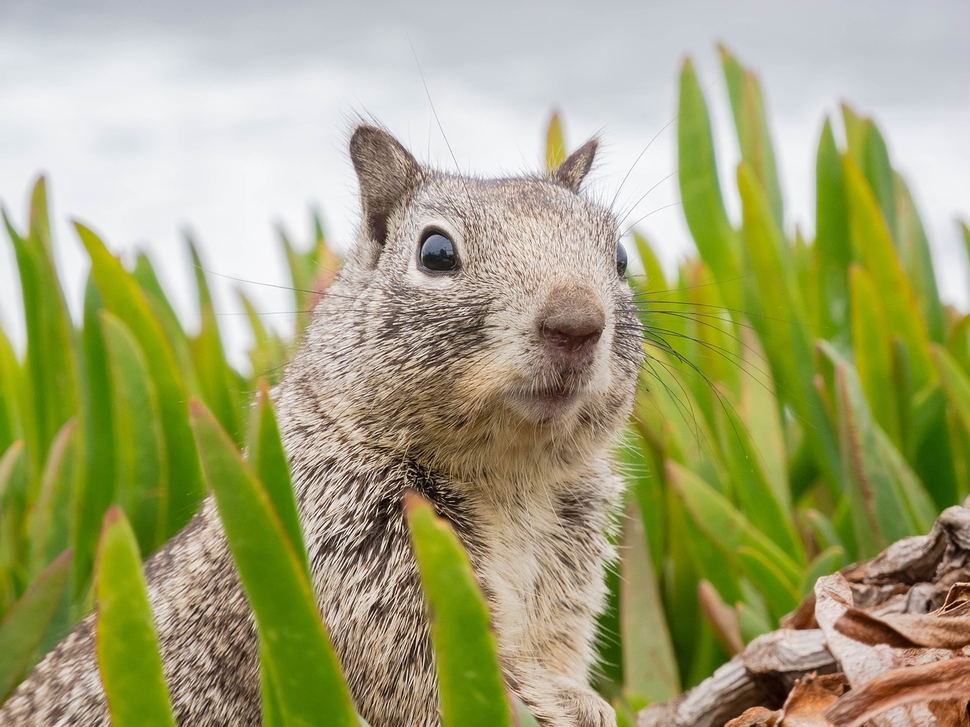
#> input picture LV6-20260427/example.png, 970 x 727 px, shrunk from 1280 x 960 before the run
$ python zad5.py
#> lines starting #> are read from the running program, lines starting #| are printed output that depends on the picture
import numpy as np
import matplotlib.pyplot as plt
import matplotlib.image as mpimg
from sklearn.cluster import KMeans

# 1. Učitavanje slike u boji
try:
    img = mpimg.imread('example.png')
#> img is the input picture: shape (727, 970, 3) float32; mean R, G, B 0.643, 0.645, 0.463
except FileNotFoundError:
    print("Greška: Datoteka 'example.png' nije pronađena!")

    exit()

# Neki formati učitavaju sliku kao float (0-1), a neki kao int (0-255)

if img.max() > 1.0:
    img = img / 255.0

# 2. Transformacija slike u niz piksela
# Slika je (visina, širina, 3), pretvaramo u (broj_piksela, 3)
w, h, d = img.shape
#> w = 727; h = 970; d = 3
X = img.reshape((w * h, d))

# 3. Primjena K-means algoritma
# n_clusters definira koliko će unikatnih boja slika imati na kraju
n_colors = 8
kmeans = KMeans(n_clusters=n_colors, n_init='auto', random_state=42)
labels = kmeans.fit_predict(X)
centers = kmeans.cluster_centers_

# 4. Rekonstrukcija kvantizirane slike
quantized_img = centers[labels].reshape((w, h, d))
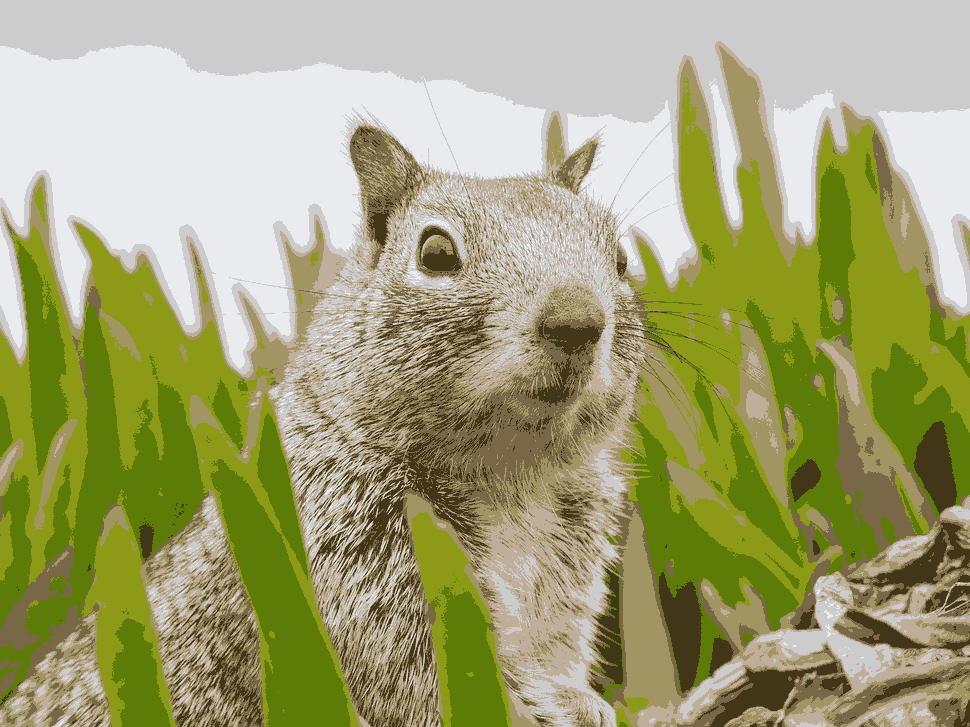
#> quantized_img: shape (727, 970, 3) float32; mean of channels 0, 1, 2 0.644, 0.647, 0.463; drawn as R, G, B

# 5. Prikaz rezultata
plt.figure(figsize=(12, 6))

plt.subplot(1, 2, 1)
plt.imshow(img)
plt.title('Originalna slika')
plt.axis('off')

plt.subplot(1, 2, 2)
plt.imshow(quantized_img)
plt.title(f'Kvantizirana slika ({n_colors} boja)')
plt.axis('off')

plt.tight_layout()
plt.show()
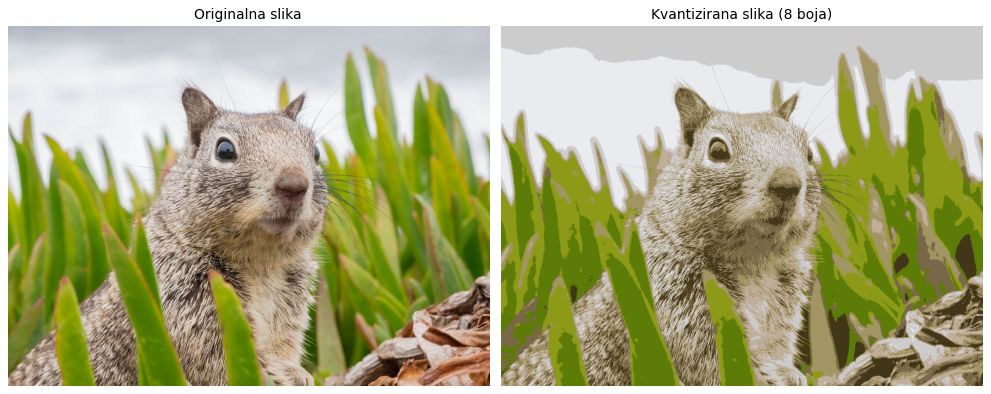
#> figure drawn by matplotlib, 2 panels
